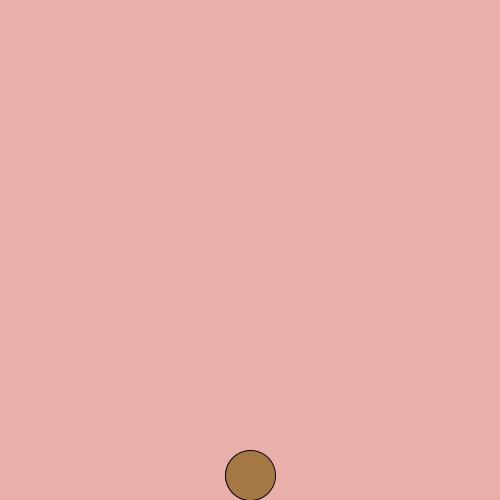
Frame 1 (no input)
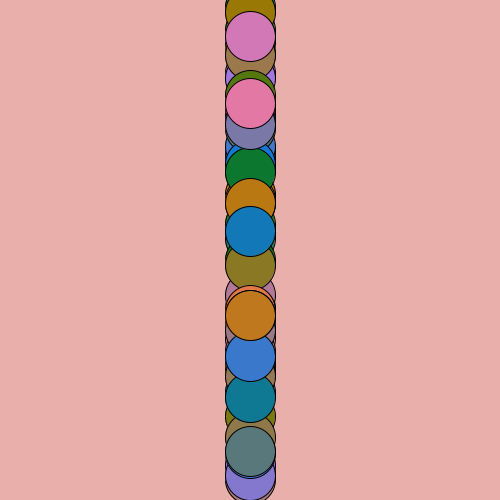
Frame 60 (the mouse pressed at the canvas centre just before this capture)
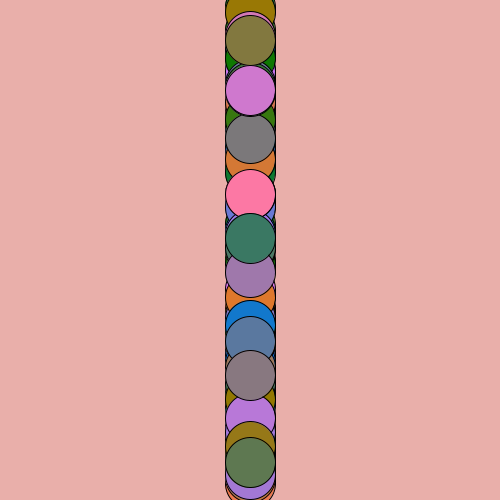
Frame 120 (the mouse held since frame 60 and released just before this capture)

The Processing sketch that drew these frames (run headless with seeded random() and noise(); from frame 60 on, the mouse is pressed at the canvas centre):

// Processing sketch: Exercise_20_1
// ── Exercise_20_1.pde
// Make a program run at four frames per second and 
//display the current frame count to the console with println().


void setup() {
  
  //sets up canvas
  size(500,500);
  background(233,175,170);
  frameRate(4);
 
  
}

void draw(){
  
  fill(random(255),120,random(255));
  float y = random(height);
  
  //shapes
  ellipse(width/2, y, 50, 50);
  println(frameRate);
  
  
}
